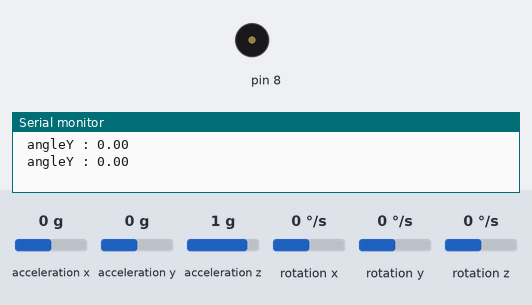
The sketch below on a simulated Arduino Uno, built with avr-gcc and run on an emulated ATmega328P. Shown: buzzer (waves = sounding), the last lines printed to the serial monitor. The inputs (shaded band) are chosen by the test bench; at power-on: acceleration x 0 g, acceleration y 0 g, acceleration z 1 g, rotation x 0 °/s, rotation y 0 °/s, rotation z 0 °/s.

Above: at 4.2 s.
4.3 s: acceleration x set to -0.9 g
6.2 s: acceleration x set to -1.2 g
At 7.13 s:
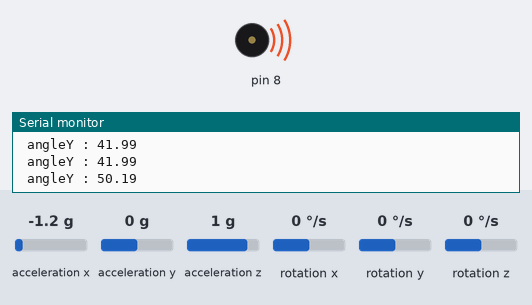
10.2 s: acceleration y set to -0.4 g
13.7 s: acceleration y set to -0.7 g
At 14.3 s:
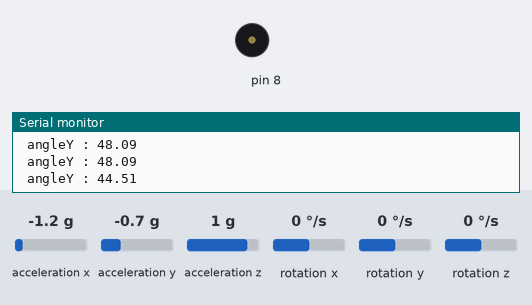
15.2 s: acceleration y set to 0 g
At 16.8 s:
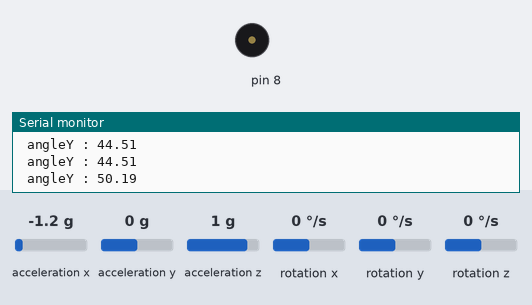
19.2 s: acceleration x set to 0 g
At 20.0 s:
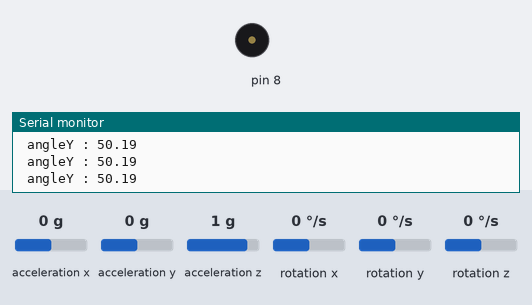
Timing chart, 0 to 21.7 s (numbered marks = the images above; inputs shaded):
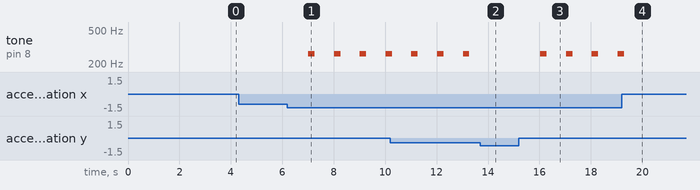

The sketch:

quiz_y_45.ino
```cpp
#include <MPU6050_tockn.h>
#include <Wire.h>

MPU6050 mpu6050(Wire);
int y_angle = 0;

void setup() {
  // put your setup code here, to run once:
   Serial.begin(9600);
  Wire.begin();
  mpu6050.begin();
  mpu6050.calcGyroOffsets(true);
}

void loop() {
  // put your main code here, to run repeatedly:
  mpu6050.update();
  Serial.print(" angleY : ");
  Serial.print(mpu6050.getAngleY());
  Serial.println();

  y_angle = mpu6050.getAngleY();

  if(y_angle > 45) {
    tone(8, 262, 250);
  } else if (y_angle < -45) {
    tone(8, 262, 250);
  } else {
    noTone(8);
  }
  delay(1000);
}
```

Measured:
- the behaviour switches between -1 and -1.1 g on acceleration x (found by bisection; images 0 and 1)
- the behaviour switches between -0.5 and -0.6 g on acceleration y (found by bisection; images 1 and 2)
- after the input at 6.2 s, tone on pin 8: alternates 262 Hz for 0.25 s and silent for 0.75 s, starting after 0.81 s
- after the input at 13.7 s, tone on pin 8: stays silent (without the input it goes to 262 Hz after 0.33 s)
- after the input at 15.2 s, tone on pin 8: alternates 262 Hz for 0.25 s and silent for 0.75 s, starting after 0.84 s
- after the input at 19.2 s, tone on pin 8: goes on until 19.3 s, then stays silent
